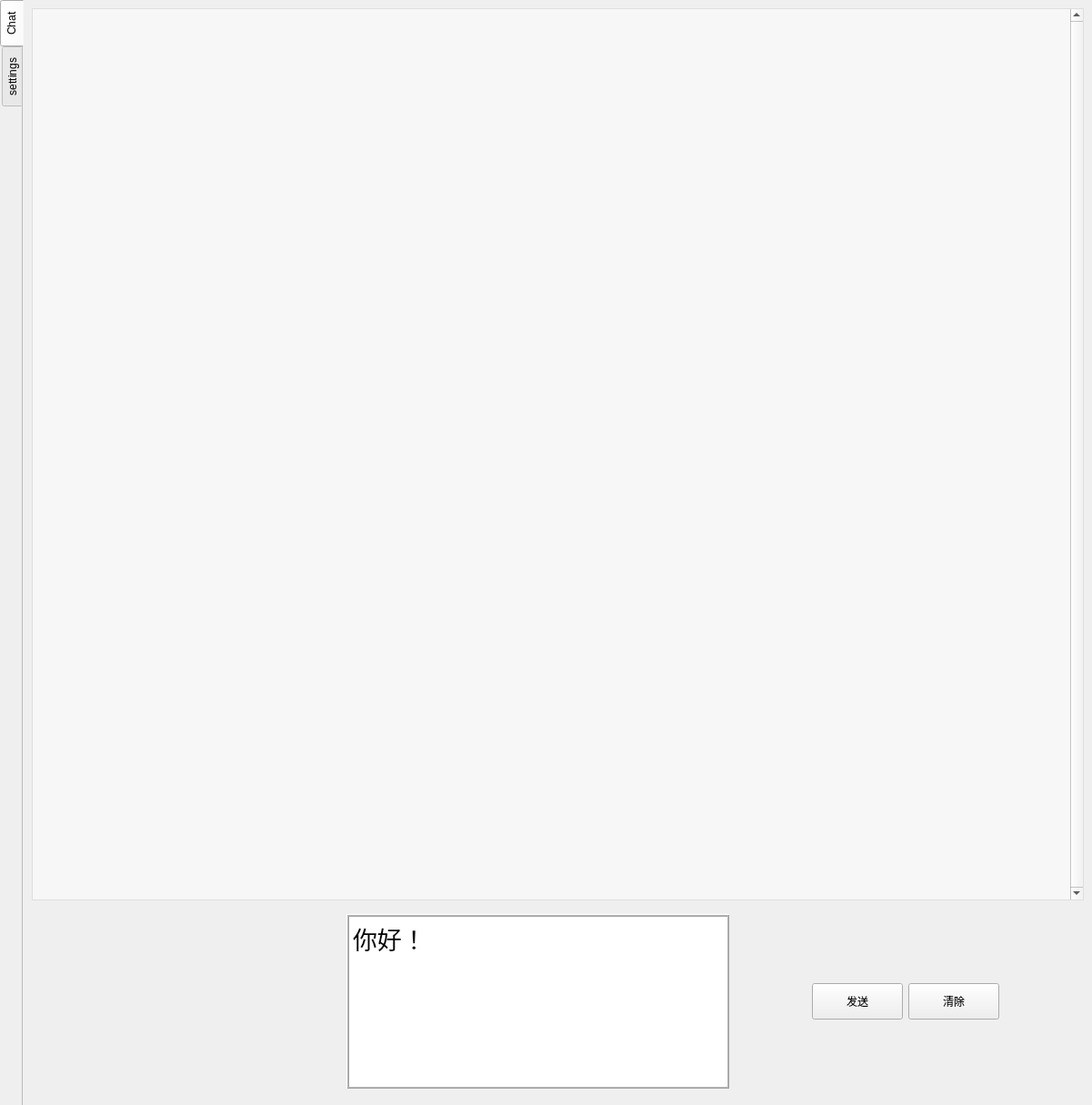
<?xml version="1.0" encoding="UTF-8"?>
<ui version="4.0">
 <class>MainWindow</class>
 <widget class="QMainWindow" name="MainWindow">
  <property name="geometry">
   <rect>
    <x>0</x>
    <y>0</y>
    <width>1201</width>
    <height>1215</height>
   </rect>
  </property>
  <property name="sizePolicy">
   <sizepolicy hsizetype="Expanding" vsizetype="Expanding">
    <horstretch>0</horstretch>
    <verstretch>0</verstretch>
   </sizepolicy>
  </property>
  <property name="windowTitle">
   <string>MainWindow</string>
  </property>
  <widget class="QWidget" name="centralwidget">
   <property name="styleSheet">
    <string notr="true">#centralwidget {background-image: url(:/chat/bg1.png);}</string>
   </property>
   <layout class="QGridLayout" name="gridLayout">
    <property name="leftMargin">
     <number>0</number>
    </property>
    <property name="topMargin">
     <number>0</number>
    </property>
    <property name="rightMargin">
     <number>0</number>
    </property>
    <property name="bottomMargin">
     <number>0</number>
    </property>
    <property name="spacing">
     <number>0</number>
    </property>
    <item row="0" column="0">
     <widget class="QTabWidget" name="tabWidget">
      <property name="layoutDirection">
       <enum>Qt::LeftToRight</enum>
      </property>
      <property name="autoFillBackground">
       <bool>false</bool>
      </property>
      <property name="styleSheet">
       <string notr="true">#tabWidget {background-color: rgb(85, 255, 255);}</string>
      </property>
      <property name="tabPosition">
       <enum>QTabWidget::West</enum>
      </property>
      <property name="tabShape">
       <enum>QTabWidget::Rounded</enum>
      </property>
      <property name="currentIndex">
       <number>0</number>
      </property>
      <property name="documentMode">
       <bool>true</bool>
      </property>
      <property name="movable">
       <bool>true</bool>
      </property>
      <property name="tabBarAutoHide">
       <bool>false</bool>
      </property>
      <widget class="QWidget" name="tab">
       <property name="styleSheet">
        <string notr="true">#tab {background-color: rgba(0, 0, 0,0);}</string>
       </property>
       <attribute name="icon">
        <iconset>
         <normalon>:/chat/chat.png</normalon>
        </iconset>
       </attribute>
       <attribute name="title">
        <string>Chat</string>
       </attribute>
       <layout class="QGridLayout" name="gridLayout_2" rowstretch="8,0,0">
        <item row="2" column="0">
         <layout class="QHBoxLayout" name="horizontalLayout" stretch="40,50,10,10,10,10">
          <property name="leftMargin">
           <number>9</number>
          </property>
          <property name="topMargin">
           <number>9</number>
          </property>
          <property name="rightMargin">
           <number>9</number>
          </property>
          <property name="bottomMargin">
           <number>9</number>
          </property>
          <item>
           <spacer name="horizontalSpacer">
            <property name="orientation">
             <enum>Qt::Horizontal</enum>
            </property>
            <property name="sizeHint" stdset="0">
             <size>
              <width>40</width>
              <height>20</height>
             </size>
            </property>
           </spacer>
          </item>
          <item>
           <widget class="QTextEdit" name="textEdit">
            <property name="font">
             <font>
              <family>黑体</family>
              <pointsize>20</pointsize>
             </font>
            </property>
            <property name="frameShape">
             <enum>QFrame::Box</enum>
            </property>
            <property name="frameShadow">
             <enum>QFrame::Raised</enum>
            </property>
            <property name="lineWidth">
             <number>1</number>
            </property>
            <property name="midLineWidth">
             <number>1</number>
            </property>
            <property name="html">
             <string>&lt;!DOCTYPE HTML PUBLIC &quot;-//W3C//DTD HTML 4.0//EN&quot; &quot;http://www.w3.org/TR/REC-html40/strict.dtd&quot;&gt;
&lt;html&gt;&lt;head&gt;&lt;meta name=&quot;qrichtext&quot; content=&quot;1&quot; /&gt;&lt;style type=&quot;text/css&quot;&gt;
p, li { white-space: pre-wrap; }
&lt;/style&gt;&lt;/head&gt;&lt;body style=&quot; font-family:'黑体'; font-size:20pt; font-weight:400; font-style:normal;&quot;&gt;
&lt;p style=&quot; margin-top:0px; margin-bottom:0px; margin-left:0px; margin-right:0px; -qt-block-indent:0; text-indent:0px;&quot;&gt;你好！&lt;/p&gt;&lt;/body&gt;&lt;/html&gt;</string>
            </property>
           </widget>
          </item>
          <item>
           <spacer name="horizontalSpacer_2">
            <property name="orientation">
             <enum>Qt::Horizontal</enum>
            </property>
            <property name="sizeHint" stdset="0">
             <size>
              <width>40</width>
              <height>20</height>
             </size>
            </property>
           </spacer>
          </item>
          <item>
           <widget class="QPushButton" name="pushButton">
            <property name="sizePolicy">
             <sizepolicy hsizetype="Minimum" vsizetype="Fixed">
              <horstretch>100</horstretch>
              <verstretch>100</verstretch>
             </sizepolicy>
            </property>
            <property name="minimumSize">
             <size>
              <width>100</width>
              <height>40</height>
             </size>
            </property>
            <property name="text">
             <string>发送</string>
            </property>
           </widget>
          </item>
          <item>
           <widget class="QPushButton" name="pushButton_2">
            <property name="sizePolicy">
             <sizepolicy hsizetype="Minimum" vsizetype="Fixed">
              <horstretch>100</horstretch>
              <verstretch>100</verstretch>
             </sizepolicy>
            </property>
            <property name="minimumSize">
             <size>
              <width>100</width>
              <height>40</height>
             </size>
            </property>
            <property name="text">
             <string>清除</string>
            </property>
           </widget>
          </item>
          <item>
           <spacer name="horizontalSpacer_3">
            <property name="orientation">
             <enum>Qt::Horizontal</enum>
            </property>
            <property name="sizeHint" stdset="0">
             <size>
              <width>40</width>
              <height>20</height>
             </size>
            </property>
           </spacer>
          </item>
         </layout>
        </item>
        <item row="0" column="0" rowspan="2">
         <widget class="QScrollArea" name="scrollArea">
          <property name="sizePolicy">
           <sizepolicy hsizetype="Expanding" vsizetype="MinimumExpanding">
            <horstretch>0</horstretch>
            <verstretch>0</verstretch>
           </sizepolicy>
          </property>
          <property name="minimumSize">
           <size>
            <width>800</width>
            <height>500</height>
           </size>
          </property>
          <property name="styleSheet">
           <string notr="true">#scrollArea{background-color: rgba(255, 255, 255,0.5);}</string>
          </property>
          <property name="verticalScrollBarPolicy">
           <enum>Qt::ScrollBarAlwaysOn</enum>
          </property>
          <property name="widgetResizable">
           <bool>true</bool>
          </property>
          <property name="alignment">
           <set>Qt::AlignLeading|Qt::AlignLeft|Qt::AlignTop</set>
          </property>
          <widget class="QWidget" name="scrollAreaWidgetContents">
           <property name="geometry">
            <rect>
             <x>0</x>
             <y>0</y>
             <width>1140</width>
             <height>18</height>
            </rect>
           </property>
           <property name="sizePolicy">
            <sizepolicy hsizetype="Expanding" vsizetype="Fixed">
             <horstretch>0</horstretch>
             <verstretch>0</verstretch>
            </sizepolicy>
           </property>
           <property name="styleSheet">
            <string notr="true">background-color: rgba(255, 255, 255,0);</string>
           </property>
           <layout class="QVBoxLayout" name="verticalLayout_2"/>
          </widget>
         </widget>
        </item>
       </layout>
      </widget>
      <widget class="QWidget" name="tab_2">
       <property name="styleSheet">
        <string notr="true">#tab_2 {background-color: rgba(85, 170, 0,0);}</string>
       </property>
       <attribute name="icon">
        <iconset resource="pics/data.qrc">
         <normaloff>:/chat/setting.png</normaloff>:/chat/setting.png</iconset>
       </attribute>
       <attribute name="title">
        <string>settings</string>
       </attribute>
       <layout class="QGridLayout" name="gridLayout_4" rowstretch="6,1,16" columnstretch="1,10,1">
        <item row="0" column="1">
         <widget class="QGroupBox" name="groupBox">
          <property name="sizePolicy">
           <sizepolicy hsizetype="Expanding" vsizetype="Preferred">
            <horstretch>0</horstretch>
            <verstretch>0</verstretch>
           </sizepolicy>
          </property>
          <property name="font">
           <font>
            <family>Agency FB</family>
            <pointsize>22</pointsize>
           </font>
          </property>
          <property name="contextMenuPolicy">
           <enum>Qt::NoContextMenu</enum>
          </property>
          <property name="styleSheet">
           <string notr="true">#groupBox{background-color: rgba(255, 255, 255,0.7);}</string>
          </property>
          <property name="title">
           <string>API SETTING</string>
          </property>
          <layout class="QGridLayout" name="gridLayout_3" rowstretch="1,2,1,2,1,2,1" columnstretch="4,2,20,1,2,1">
           <item row="6" column="4">
            <spacer name="verticalSpacer_2">
             <property name="orientation">
              <enum>Qt::Vertical</enum>
             </property>
             <property name="sizeHint" stdset="0">
              <size>
               <width>20</width>
               <height>40</height>
              </size>
             </property>
            </spacer>
           </item>
           <item row="3" column="2">
            <widget class="QLineEdit" name="baserurlbox">
             <property name="sizePolicy">
              <sizepolicy hsizetype="Expanding" vsizetype="Preferred">
               <horstretch>0</horstretch>
               <verstretch>0</verstretch>
              </sizepolicy>
             </property>
             <property name="font">
              <font>
               <family>Arial Black</family>
               <pointsize>14</pointsize>
               <weight>75</weight>
               <bold>true</bold>
              </font>
             </property>
             <property name="text">
              <string/>
             </property>
            </widget>
           </item>
           <item row="1" column="0">
            <spacer name="horizontalSpacer_5">
             <property name="orientation">
              <enum>Qt::Horizontal</enum>
             </property>
             <property name="sizeHint" stdset="0">
              <size>
               <width>40</width>
               <height>20</height>
              </size>
             </property>
            </spacer>
           </item>
           <item row="0" column="2">
            <spacer name="verticalSpacer">
             <property name="orientation">
              <enum>Qt::Vertical</enum>
             </property>
             <property name="sizeHint" stdset="0">
              <size>
               <width>20</width>
               <height>40</height>
              </size>
             </property>
            </spacer>
           </item>
           <item row="3" column="1">
            <widget class="QLabel" name="label_2">
             <property name="font">
              <font>
               <family>Arial Rounded MT Bold</family>
               <pointsize>22</pointsize>
              </font>
             </property>
             <property name="text">
              <string>BASE URL  </string>
             </property>
            </widget>
           </item>
           <item row="1" column="1">
            <widget class="QLabel" name="label">
             <property name="font">
              <font>
               <family>Arial Rounded MT Bold</family>
               <pointsize>22</pointsize>
              </font>
             </property>
             <property name="text">
              <string>API KEY  </string>
             </property>
            </widget>
           </item>
           <item row="5" column="3">
            <spacer name="horizontalSpacer_6">
             <property name="orientation">
              <enum>Qt::Horizontal</enum>
             </property>
             <property name="sizeHint" stdset="0">
              <size>
               <width>40</width>
               <height>20</height>
              </size>
             </property>
            </spacer>
           </item>
           <item row="2" column="2">
            <spacer name="verticalSpacer_4">
             <property name="orientation">
              <enum>Qt::Vertical</enum>
             </property>
             <property name="sizeHint" stdset="0">
              <size>
               <width>20</width>
               <height>40</height>
              </size>
             </property>
            </spacer>
           </item>
           <item row="1" column="2">
            <widget class="QLineEdit" name="apibox">
             <property name="sizePolicy">
              <sizepolicy hsizetype="Expanding" vsizetype="Preferred">
               <horstretch>0</horstretch>
               <verstretch>0</verstretch>
              </sizepolicy>
             </property>
             <property name="font">
              <font>
               <family>Arial Black</family>
               <pointsize>11</pointsize>
               <weight>75</weight>
               <bold>true</bold>
              </font>
             </property>
             <property name="text">
              <string/>
             </property>
            </widget>
           </item>
           <item row="1" column="3" colspan="3">
            <spacer name="horizontalSpacer_4">
             <property name="orientation">
              <enum>Qt::Horizontal</enum>
             </property>
             <property name="sizeHint" stdset="0">
              <size>
               <width>40</width>
               <height>20</height>
              </size>
             </property>
            </spacer>
           </item>
           <item row="5" column="4">
            <widget class="QPushButton" name="apply">
             <property name="sizePolicy">
              <sizepolicy hsizetype="Preferred" vsizetype="Preferred">
               <horstretch>0</horstretch>
               <verstretch>0</verstretch>
              </sizepolicy>
             </property>
             <property name="font">
              <font>
               <family>黑体</family>
               <pointsize>18</pointsize>
              </font>
             </property>
             <property name="text">
              <string>应用</string>
             </property>
            </widget>
           </item>
           <item row="4" column="4">
            <spacer name="verticalSpacer_3">
             <property name="orientation">
              <enum>Qt::Vertical</enum>
             </property>
             <property name="sizeHint" stdset="0">
              <size>
               <width>20</width>
               <height>40</height>
              </size>
             </property>
            </spacer>
           </item>
           <item row="5" column="5">
            <spacer name="horizontalSpacer_7">
             <property name="orientation">
              <enum>Qt::Horizontal</enum>
             </property>
             <property name="sizeHint" stdset="0">
              <size>
               <width>40</width>
               <height>20</height>
              </size>
             </property>
            </spacer>
           </item>
           <item row="5" column="1">
            <widget class="QLabel" name="label_3">
             <property name="font">
              <font>
               <family>Arial Rounded MT Bold</family>
               <pointsize>22</pointsize>
              </font>
             </property>
             <property name="text">
              <string>BG IMAGE</string>
             </property>
            </widget>
           </item>
           <item row="5" column="2" alignment="Qt::AlignVCenter">
            <widget class="QToolButton" name="toolButton">
             <property name="sizePolicy">
              <sizepolicy hsizetype="Fixed" vsizetype="Fixed">
               <horstretch>0</horstretch>
               <verstretch>0</verstretch>
              </sizepolicy>
             </property>
             <property name="minimumSize">
              <size>
               <width>33</width>
               <height>33</height>
              </size>
             </property>
             <property name="text">
              <string>...</string>
             </property>
             <property name="icon">
              <iconset resource="pics/data.qrc">
               <normaloff>:/chat/file.png</normaloff>:/chat/file.png</iconset>
             </property>
            </widget>
           </item>
          </layout>
         </widget>
        </item>
        <item row="1" column="1">
         <spacer name="verticalSpacer_5">
          <property name="orientation">
           <enum>Qt::Vertical</enum>
          </property>
          <property name="sizeHint" stdset="0">
           <size>
            <width>20</width>
            <height>40</height>
           </size>
          </property>
         </spacer>
        </item>
        <item row="0" column="0">
         <spacer name="horizontalSpacer_8">
          <property name="orientation">
           <enum>Qt::Horizontal</enum>
          </property>
          <property name="sizeHint" stdset="0">
           <size>
            <width>40</width>
            <height>20</height>
           </size>
          </property>
         </spacer>
        </item>
        <item row="0" column="2">
         <spacer name="horizontalSpacer_9">
          <property name="orientation">
           <enum>Qt::Horizontal</enum>
          </property>
          <property name="sizeHint" stdset="0">
           <size>
            <width>40</width>
            <height>20</height>
           </size>
          </property>
         </spacer>
        </item>
        <item row="2" column="0" colspan="3">
         <widget class="QGroupBox" name="groupBox_2">
          <property name="title">
           <string/>
          </property>
         </widget>
        </item>
       </layout>
      </widget>
     </widget>
    </item>
   </layout>
  </widget>
 </widget>
 <resources>
  <include location="pics/data.qrc"/>
 </resources>
 <connections/>
</ui>
